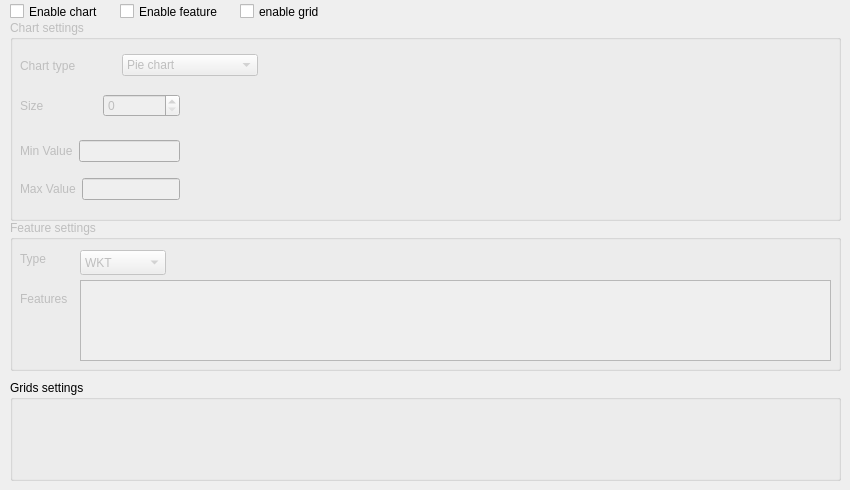
  <widget class="QWidget" name="tab">
   <attribute name="title">
    <string>Geometry</string>
   </attribute>
   <widget class="QGroupBox" name="groupBox">
    <property name="enabled">
     <bool>false</bool>
    </property>
    <property name="geometry">
     <rect>
      <x>10</x>
      <y>20</y>
      <width>831</width>
      <height>201</height>
     </rect>
    </property>
    <property name="title">
     <string>Chart settings</string>
    </property>
    <widget class="QWidget" name="horizontalLayoutWidget_41">
     <property name="geometry">
      <rect>
       <x>10</x>
       <y>30</y>
       <width>238</width>
       <height>31</height>
      </rect>
     </property>
     <layout class="QHBoxLayout" name="horizontalLayout_51">
      <item>
       <widget class="QLabel" name="mf_charttype_label">
        <property name="text">
         <string>Chart type</string>
        </property>
       </widget>
      </item>
      <item>
       <widget class="QComboBox" name="comboBox_3">
        <item>
         <property name="text">
          <string>Pie chart</string>
         </property>
        </item>
        <item>
         <property name="text">
          <string>Bar graphs</string>
         </property>
        </item>
        <item>
         <property name="text">
          <string>Stacked bar graphs</string>
         </property>
        </item>
       </widget>
      </item>
     </layout>
    </widget>
    <widget class="QWidget" name="verticalLayoutWidget_5">
     <property name="geometry">
      <rect>
       <x>10</x>
       <y>110</y>
       <width>160</width>
       <height>80</height>
      </rect>
     </property>
     <layout class="QVBoxLayout" name="verticalLayout_13">
      <item>
       <layout class="QHBoxLayout" name="horizontalLayout_53">
        <item>
         <widget class="QLabel" name="chart_bar_minval_label">
          <property name="text">
           <string>Min Value</string>
          </property>
         </widget>
        </item>
        <item>
         <widget class="QLineEdit" name="chart_bar_minxval_edit"/>
        </item>
       </layout>
      </item>
      <item>
       <layout class="QHBoxLayout" name="horizontalLayout_54">
        <item>
         <widget class="QLabel" name="chart_bar_maxval_label">
          <property name="text">
           <string>Max Value</string>
          </property>
         </widget>
        </item>
        <item>
         <widget class="QLineEdit" name="chart_bar_maxval_edit"/>
        </item>
       </layout>
      </item>
     </layout>
    </widget>
    <widget class="QWidget" name="horizontalLayoutWidget_42">
     <property name="geometry">
      <rect>
       <x>10</x>
       <y>70</y>
       <width>160</width>
       <height>31</height>
      </rect>
     </property>
     <layout class="QHBoxLayout" name="horizontalLayout_52">
      <item>
       <widget class="QLabel" name="label">
        <property name="text">
         <string>Size</string>
        </property>
       </widget>
      </item>
      <item>
       <widget class="QSpinBox" name="chart_bar_size__box"/>
      </item>
     </layout>
    </widget>
   </widget>
   <widget class="QCheckBox" name="layer_chart_enabled_check">
    <property name="geometry">
     <rect>
      <x>10</x>
      <y>0</y>
      <width>151</width>
      <height>23</height>
     </rect>
    </property>
    <property name="text">
     <string>Enable chart</string>
    </property>
   </widget>
   <widget class="QCheckBox" name="layer_feature_enabled_check">
    <property name="geometry">
     <rect>
      <x>120</x>
      <y>0</y>
      <width>131</width>
      <height>23</height>
     </rect>
    </property>
    <property name="text">
     <string>Enable feature</string>
    </property>
   </widget>
   <widget class="QGroupBox" name="groupBox_2">
    <property name="enabled">
     <bool>false</bool>
    </property>
    <property name="geometry">
     <rect>
      <x>10</x>
      <y>220</y>
      <width>831</width>
      <height>151</height>
     </rect>
    </property>
    <property name="title">
     <string>Feature settings</string>
    </property>
    <widget class="QLabel" name="mf_grid_type_label">
     <property name="geometry">
      <rect>
       <x>10</x>
       <y>30</y>
       <width>62</width>
       <height>17</height>
      </rect>
     </property>
     <property name="text">
      <string>Type</string>
     </property>
    </widget>
    <widget class="QLabel" name="mf_grid_content_label">
     <property name="geometry">
      <rect>
       <x>10</x>
       <y>70</y>
       <width>62</width>
       <height>17</height>
      </rect>
     </property>
     <property name="text">
      <string>Features</string>
     </property>
    </widget>
    <widget class="QTextEdit" name="mf_feature_content_text">
     <property name="geometry">
      <rect>
       <x>70</x>
       <y>60</y>
       <width>751</width>
       <height>81</height>
      </rect>
     </property>
    </widget>
    <widget class="QComboBox" name="mf_feature_type_combo">
     <property name="geometry">
      <rect>
       <x>70</x>
       <y>30</y>
       <width>86</width>
       <height>25</height>
      </rect>
     </property>
     <item>
      <property name="text">
       <string>WKT</string>
      </property>
     </item>
     <item>
      <property name="text">
       <string>Points</string>
      </property>
     </item>
     <item>
      <property name="text">
       <string>Items</string>
      </property>
     </item>
     <item>
      <property name="text">
       <string>Text</string>
      </property>
     </item>
    </widget>
   </widget>
   <widget class="QGroupBox" name="layer_grid_group">
    <property name="geometry">
     <rect>
      <x>10</x>
      <y>380</y>
      <width>831</width>
      <height>101</height>
     </rect>
    </property>
    <property name="title">
     <string>Grids settings</string>
    </property>
   </widget>
   <widget class="QCheckBox" name="layer_grid_enabled_check">
    <property name="geometry">
     <rect>
      <x>240</x>
      <y>0</y>
      <width>111</width>
      <height>23</height>
     </rect>
    </property>
    <property name="text">
     <string>enable grid</string>
    </property>
   </widget>
  </widget>
